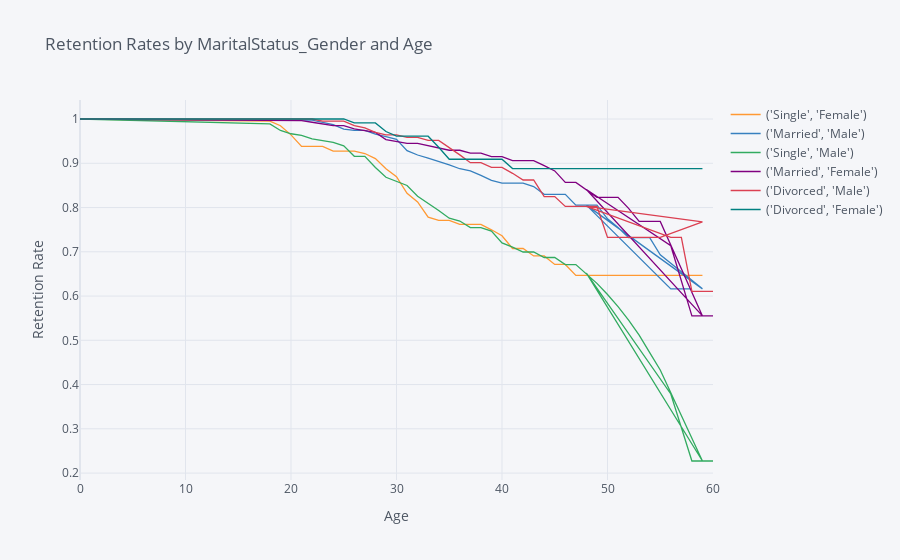

Write notebook code for a chart like this one.
### Markdown cell above
## 6. Now that we have looked at the retention rates by gender and marital status individually, let's look at them together. 

Create a new field in the data set that concatenates marital status and gender, and then generate and plot a survival curve that shows the retention by this new field over the age of the employee.

### Code cell
df['MaritalStatus_Gender'] = list(zip(df['MaritalStatus'],df['Gender']))

retention_rates_5 = survival(df,'MaritalStatus_Gender','Age','Attrition')

retention_rates_5.iplot(kind='line',xTitle='Age',yTitle='Retention Rate', 
                     title='Retention Rates by MaritalStatus_Gender and Age')

### Figure 1 — Plotly figure (JSON) as saved in the notebook; plotly's stock layout.template omitted (floating-point values rounded to 4 significant figures)
{"data": [{"line": {"color": "rgba(255, 153, 51, 1.0)", "dash": "solid", "shape": "linear", "width": 1.3}, "mode": "lines", "name": "('Single', 'Female')", "text": "", "type": "scatter", "x": [0, 18, 19, 20, 21, 22, 23, 24, 25, 26, 27, 28, 29, 30, 31, 32, 33, 34, 35, 36, 37, 38, 39, 40, 41, 42, 43, 44, 45, 46, 47, 49, 50, 51, 52, 53, 54, 55, 59, 48, 56, 57, 58, 60], "y": [1, 0.995, 0.9848, 0.9641, 0.9381, 0.9381, 0.9381, 0.9275, 0.9275, 0.9275, 0.922, 0.9106, 0.8874, 0.8697, 0.8322, 0.8125, 0.7781, 0.7709, 0.7709, 0.7619, 0.7619, 0.7619, 0.7497, 0.7363, 0.7074, 0.7074, 0.6906, 0.6906, 0.6714, 0.6714, 0.6465, 0.6465, 0.6465, 0.6465, 0.6465, 0.6465, 0.6465, 0.6465, 0.6465, "", "", "", "", ""]}, {"line": {"color": "rgba(55, 128, 191, 1.0)", "dash": "solid", "shape": "linear", "width": 1.3}, "mode": "lines", "name": "('Married', 'Male')", "text": "", "type": "scatter", "x": [0, 18, 19, 20, 21, 22, 23, 24, 25, 26, 27, 28, 29, 30, 31, 32, 33, 34, 35, 36, 37, 38, 39, 40, 41, 42, 43, 44, 45, 46, 47, 49, 50, 51, 52, 53, 54, 55, 59, 48, 56, 57, 58, 60], "y": [1, 0.9988, 0.9988, 0.9988, 0.9988, 0.9975, 0.9925, 0.9874, 0.977, 0.9743, 0.9743, 0.9659, 0.96, 0.954, 0.9286, 0.9187, 0.9116, 0.9043, 0.8964, 0.8876, 0.8828, 0.8726, 0.8614, 0.8553, 0.8553, 0.8553, 0.8473, 0.8299, 0.8299, 0.8299, 0.8055, 0.8055, 0.7745, 0.7546, 0.7318, 0.7318, 0.7318, 0.6932, 0.6162, 0.8055, 0.6162, 0.6162, 0.6162, ""]}, {"line": {"color": "rgba(50, 171, 96, 1.0)", "dash": "solid", "shape": "linear", "width": 1.3}, "mode": "lines", "name": "('Single', 'Male')", "text": "", "type": "scatter", "x": [0, 18, 19, 20, 21, 22, 23, 24, 25, 26, 27, 28, 29, 30, 31, 32, 33, 34, 35, 36, 37, 38, 39, 40, 41, 42, 43, 44, 45, 46, 47, 49, 50, 51, 52, 53, 54, 55, 59, 48, 56, 57, 58, 60], "y": [1, 0.9889, 0.9741, 0.9667, 0.9629, 0.9552, 0.9513, 0.9474, 0.9395, 0.9156, 0.9156, 0.8903, 0.8684, 0.8592, 0.8497, 0.8254, 0.8099, 0.7935, 0.776, 0.7694, 0.7548, 0.7548, 0.7466, 0.7199, 0.7103, 0.6995, 0.6995, 0.6871, 0.6871, 0.6711, 0.6711, 0.6286, 0.6035, 0.576, 0.5457, 0.5116, 0.4723, 0.4329, 0.2273, 0.6519, 0.3788, 0.303, 0.2273, 0.2273]}, {"line": {"color": "rgba(128, 0, 128, 1.0)", "dash": "solid", "shape": "linear", "width": 1.3}, "mode": "lines", "name": "('Married', 'Female')", "text": "", "type": "scatter", "x": [0, 18, 19, 20, 21, 22, 23, 24, 25, 26, 27, 28, 29, 30, 31, 32, 33, 34, 35, 36, 37, 38, 39, 40, 41, 42, 43, 44, 45, 46, 47, 49, 50, 51, 52, 53, 54, 55, 59, 48, 56, 57, 58, 60], "y": [1, 0.9963, 0.9963, 0.9963, 0.9963, 0.9926, 0.9889, 0.9852, 0.9852, 0.9777, 0.9738, 0.9698, 0.9535, 0.9493, 0.9449, 0.9449, 0.94, 0.9349, 0.9294, 0.9294, 0.9228, 0.9228, 0.9151, 0.9151, 0.9058, 0.9058, 0.9058, 0.8946, 0.8827, 0.8568, 0.8568, 0.8231, 0.8231, 0.8231, 0.7981, 0.7686, 0.7686, 0.7686, 0.5551, 0.8406, 0.7137, 0.6344, 0.5551, 0.5551]}, {"line": {"color": "rgba(219, 64, 82, 1.0)", "dash": "solid", "shape": "linear", "width": 1.3}, "mode": "lines", "name": "('Divorced', 'Male')", "text": "", "type": "scatter", "x": [0, 18, 19, 20, 21, 22, 23, 24, 25, 26, 27, 28, 29, 30, 31, 32, 33, 34, 35, 36, 37, 38, 39, 40, 41, 42, 43, 44, 45, 46, 47, 49, 50, 51, 52, 53, 54, 55, 59, 48, 56, 57, 58, 60], "y": [1, 1, 1, 1, 1, 1, 0.9952, 0.9952, 0.9952, 0.9852, 0.9802, 0.9697, 0.9643, 0.9643, 0.9583, 0.9583, 0.9515, 0.9515, 0.9357, 0.919, 0.9013, 0.9013, 0.8906, 0.8906, 0.8773, 0.8621, 0.8621, 0.8247, 0.8247, 0.8024, 0.8024, 0.8024, 0.7326, 0.7326, 0.7326, 0.7326, 0.7326, 0.7326, 0.7675, 0.8024, 0.7326, 0.7326, 0.6105, 0.6105]}, {"line": {"color": "rgba(0, 128, 128, 1.0)", "dash": "solid", "shape": "linear", "width": 1.3}, "mode": "lines", "name": "('Divorced', 'Female')", "text": "", "type": "scatter", "x": [0, 18, 19, 20, 21, 22, 23, 24, 25, 26, 27, 28, 29, 30, 31, 32, 33, 34, 35, 36, 37, 38, 39, 40, 41, 42, 43, 44, 45, 46, 47, 49, 50, 51, 52, 53, 54, 55, 59, 48, 56, 57, 58, 60], "y": [1, 1, 1, 1, 1, 1, 1, 1, 1, 0.9912, 0.9912, 0.9912, 0.9717, 0.9612, 0.9612, 0.9612, 0.9612, 0.9362, 0.9091, 0.9091, 0.9091, 0.9091, 0.9091, 0.9091, 0.8879, 0.8879, 0.8879, 0.8879, 0.8879, 0.8879, 0.8879, 0.8879, 0.8879, 0.8879, 0.8879, 0.8879, 0.8879, 0.8879, 0.8879, 0.8879, 0.8879, 0.8879, 0.8879, ""]}], "layout": {"autosize": true, "legend": {"bgcolor": "#F5F6F9", "font": {"color": "#4D5663"}}, "paper_bgcolor": "#F5F6F9", "plot_bgcolor": "#F5F6F9", "title": {"font": {"color": "#4D5663"}, "text": "Retention Rates by MaritalStatus_Gender and Age"}, "xaxis": {"autorange": true, "gridcolor": "#E1E5ED", "range": [0, 60], "showgrid": true, "tickfont": {"color": "#4D5663"}, "title": {"font": {"color": "#4D5663"}, "text": "Age"}, "type": "linear", "zerolinecolor": "#E1E5ED"}, "yaxis": {"autorange": true, "gridcolor": "#E1E5ED", "range": [0.1843, 1.043], "showgrid": true, "tickfont": {"color": "#4D5663"}, "title": {"font": {"color": "#4D5663"}, "text": "Retention Rate"}, "type": "linear", "zerolinecolor": "#E1E5ED"}}}
